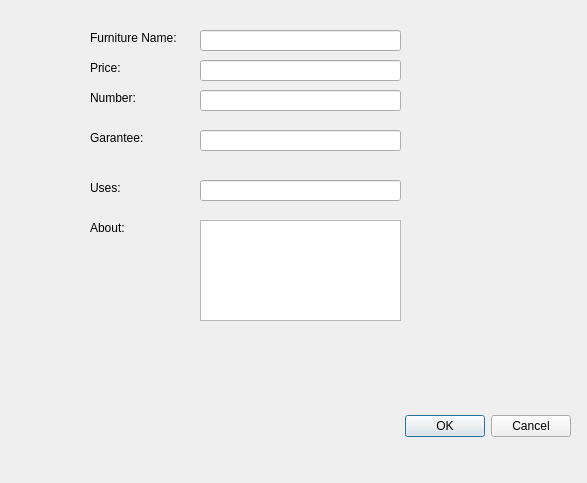
<?xml version="1.0" encoding="UTF-8"?>
<ui version="4.0">
 <class>addFurniture</class>
 <widget class="QDialog" name="addFurniture">
  <property name="geometry">
   <rect>
    <x>0</x>
    <y>0</y>
    <width>587</width>
    <height>483</height>
   </rect>
  </property>
  <property name="windowTitle">
   <string>Dialog</string>
  </property>
  <widget class="QDialogButtonBox" name="buttonBox">
   <property name="geometry">
    <rect>
     <x>230</x>
     <y>410</y>
     <width>341</width>
     <height>32</height>
    </rect>
   </property>
   <property name="orientation">
    <enum>Qt::Horizontal</enum>
   </property>
   <property name="standardButtons">
    <set>QDialogButtonBox::Cancel|QDialogButtonBox::Ok</set>
   </property>
  </widget>
  <widget class="QLabel" name="label">
   <property name="geometry">
    <rect>
     <x>90</x>
     <y>30</y>
     <width>101</width>
     <height>16</height>
    </rect>
   </property>
   <property name="text">
    <string>Furniture Name:</string>
   </property>
  </widget>
  <widget class="QLabel" name="label_2">
   <property name="geometry">
    <rect>
     <x>90</x>
     <y>60</y>
     <width>58</width>
     <height>16</height>
    </rect>
   </property>
   <property name="text">
    <string>Price:</string>
   </property>
  </widget>
  <widget class="QLabel" name="label_3">
   <property name="geometry">
    <rect>
     <x>90</x>
     <y>90</y>
     <width>58</width>
     <height>16</height>
    </rect>
   </property>
   <property name="text">
    <string>Number:</string>
   </property>
  </widget>
  <widget class="QLabel" name="label_4">
   <property name="geometry">
    <rect>
     <x>90</x>
     <y>130</y>
     <width>61</width>
     <height>16</height>
    </rect>
   </property>
   <property name="text">
    <string>Garantee:</string>
   </property>
  </widget>
  <widget class="QLabel" name="label_5">
   <property name="geometry">
    <rect>
     <x>90</x>
     <y>180</y>
     <width>58</width>
     <height>16</height>
    </rect>
   </property>
   <property name="text">
    <string>Uses:</string>
   </property>
  </widget>
  <widget class="QLabel" name="label_6">
   <property name="geometry">
    <rect>
     <x>90</x>
     <y>220</y>
     <width>58</width>
     <height>16</height>
    </rect>
   </property>
   <property name="text">
    <string>About:</string>
   </property>
  </widget>
  <widget class="QLineEdit" name="lineEdit">
   <property name="geometry">
    <rect>
     <x>200</x>
     <y>30</y>
     <width>201</width>
     <height>21</height>
    </rect>
   </property>
  </widget>
  <widget class="QLineEdit" name="lineEdit_2">
   <property name="geometry">
    <rect>
     <x>200</x>
     <y>60</y>
     <width>201</width>
     <height>21</height>
    </rect>
   </property>
  </widget>
  <widget class="QLineEdit" name="lineEdit_3">
   <property name="geometry">
    <rect>
     <x>200</x>
     <y>90</y>
     <width>201</width>
     <height>21</height>
    </rect>
   </property>
  </widget>
  <widget class="QLineEdit" name="lineEdit_4">
   <property name="geometry">
    <rect>
     <x>200</x>
     <y>130</y>
     <width>201</width>
     <height>21</height>
    </rect>
   </property>
  </widget>
  <widget class="QLineEdit" name="lineEdit_5">
   <property name="geometry">
    <rect>
     <x>200</x>
     <y>180</y>
     <width>201</width>
     <height>21</height>
    </rect>
   </property>
  </widget>
  <widget class="QTextEdit" name="textEdit">
   <property name="geometry">
    <rect>
     <x>200</x>
     <y>220</y>
     <width>201</width>
     <height>101</height>
    </rect>
   </property>
  </widget>
 </widget>
 <resources/>
 <connections>
  <connection>
   <sender>buttonBox</sender>
   <signal>accepted()</signal>
   <receiver>addFurniture</receiver>
   <slot>accept()</slot>
   <hints>
    <hint type="sourcelabel">
     <x>248</x>
     <y>254</y>
    </hint>
    <hint type="destinationlabel">
     <x>157</x>
     <y>274</y>
    </hint>
   </hints>
  </connection>
  <connection>
   <sender>buttonBox</sender>
   <signal>rejected()</signal>
   <receiver>addFurniture</receiver>
   <slot>reject()</slot>
   <hints>
    <hint type="sourcelabel">
     <x>316</x>
     <y>260</y>
    </hint>
    <hint type="destinationlabel">
     <x>286</x>
     <y>274</y>
    </hint>
   </hints>
  </connection>
 </connections>
</ui>
